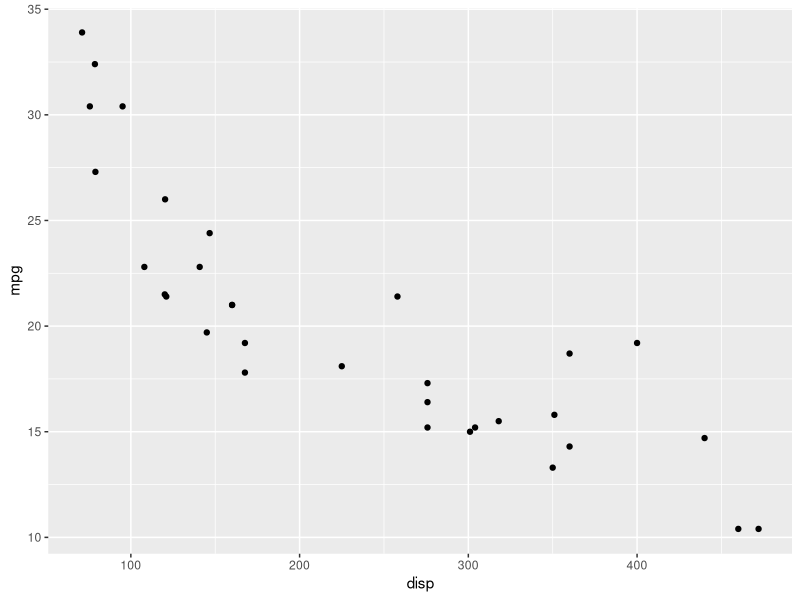
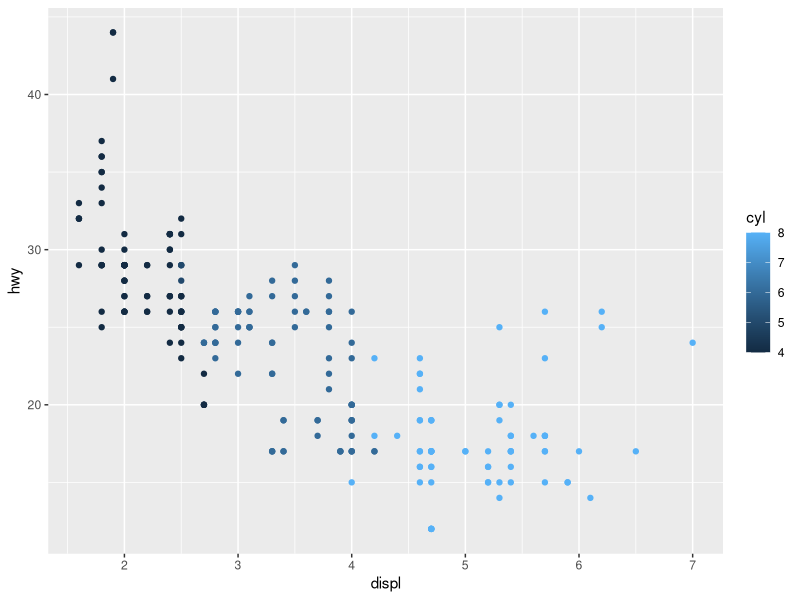
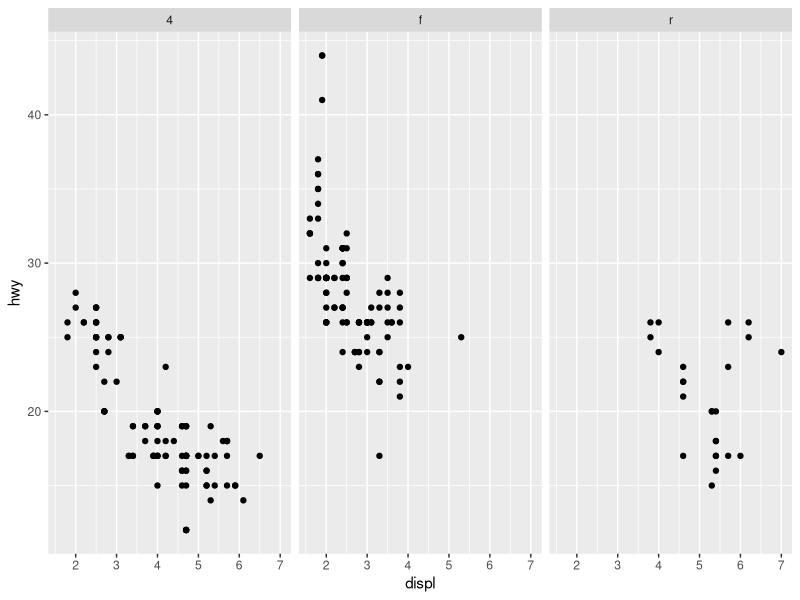

Write the R code that produced these figures, in order.
## ---- chunk 1
knitr::opts_chunk$set(echo = TRUE)
library(ggplot2)
## ---- chunk 2
print(sprintf('There are %02d columns and %02d rows in the mtcars dataset.',
        ncol(mtcars), nrow(mtcars)))
## ---- chunk 3
print(head(mtcars, n = 3))
## ---- chunk 4
print(tail(mtcars, n = 5))
## ---- chunk 5
cat(sprintf("Two categorical veriables are %s, %s (automatic or manual) and two continuous variables are %s, %s.", colnames(mtcars)[2], colnames(mtcars)[9], colnames(mtcars)[1], colnames(mtcars)[6]))
## ---- chunk 6
ggplot(data = mtcars) +
    geom_point(mapping = aes(x=disp, y=mpg))
## ---- chunk 7
ggplot(data = mpg) +
    geom_point(mapping = aes(x = displ, y = hwy, color = cyl))
## ---- chunk 8
ggplot(data = mpg) +
  geom_point(mapping = aes(x = displ, y = hwy)) +
  facet_wrap(vars(drv))
